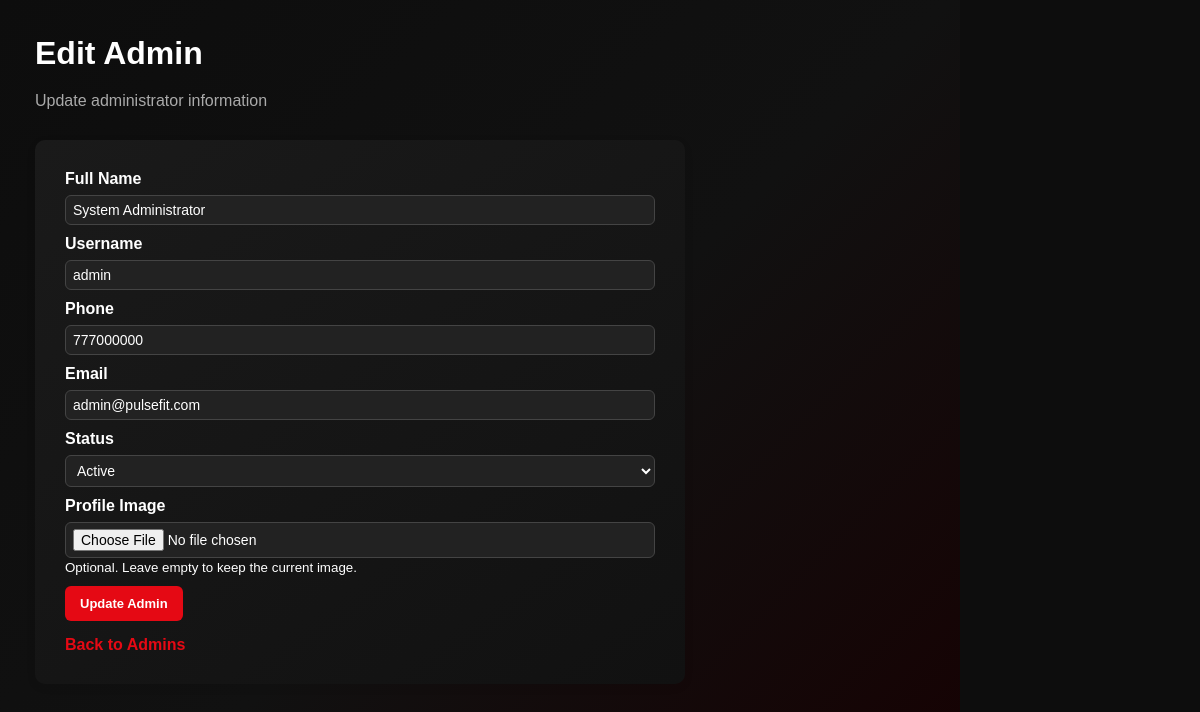
The page /pages/admin/super_admin/edit_admin.php?id=1 on the database its author committed.
### tables this page shows
CREATE TABLE `users` (
  `user_id` int(10) NOT NULL COMMENT 'pk',
  `full_name` varchar(100) NOT NULL,
  `username` varchar(50) NOT NULL,
  `password` varchar(255) NOT NULL,
  `role` varchar(20) NOT NULL,
  `profile_id` int(10) DEFAULT 4,
  `phone` varchar(20) NOT NULL,
  `email` varchar(100) NOT NULL,
  `status` varchar(20) NOT NULL,
  `image` varchar(255) DEFAULT NULL
);

### classes/BaseModel.php (called while the page is built, shortened)
<?php
require_once __DIR__ . "/../config/database.php";
class BaseModel
{
    protected $conn;
    public function __construct()
    {
        global $conn;
        $this->conn = $conn;
    }
    protected function fetchOne($sql, $types = "", ...$params)
    {
        $stmt = $this->conn->prepare($sql);
        if (!empty($types)) {
            $stmt->bind_param($types, ...$params);
        }
        if (!$stmt->execute()) {
            die("Execute failed: " . $stmt->error);
        }
        $result = $stmt->get_result();
        return $result->fetch_assoc();
    }
}

### classes/user.php (called while the page is built, shortened)
<?php
require_once __DIR__ . "/BaseModel.php";
class User extends BaseModel
{
    public function getById($user_id)
    {
        return $this->fetchOne(
            "SELECT
                users.*,
                profiles.profile_name
             FROM users
             LEFT JOIN profiles
                ON users.profile_id = profiles.profile_id
             WHERE users.user_id = ?",
            "i",
            $user_id
        );
    }
}

### pages/admin/super_admin/edit_admin.php (the view, shortened to what this page needs)
<?php
require_once __DIR__ . "/../../../classes/user.php";
$user = new User();
$user_id = (int) $_GET["id"];
$admin = $user->getById($user_id);
?>
<!DOCTYPE html>
<html lang="en">
<head>
    <link
        rel="stylesheet"
        href="../../../assets/css/style.css"
    >
</head>
<body>
<div class="main-content">
    <div class="dashboard-header">
        <h1>
            Edit Admin
        </h1>
        <p>
            Update administrator information
        </p>
    </div>
    <div class="form-container">
        <form
            method="POST"
            enctype="multipart/form-data"
        >
            <div class="form-group">
                <label for="full_name">
                    Full Name
                </label>
                <input
                    type="text"
                    id="full_name"
                    name="full_name"
                    required
                    value="<?= htmlspecialchars(
                        $_POST["full_name"]
                        ?? $admin["full_name"]
                    ) ?>"
                >
            </div>
            <div class="form-group">
                <label for="username">
                    Username
                </label>
                <input
                    type="text"
                    id="username"
                    name="username"
                    required
                    value="<?= htmlspecialchars(
                        $_POST["username"]
                        ?? $admin["username"]
                    ) ?>"
                >
            </div>
            <div class="form-group">
                <label for="phone">
                    Phone
                </label>
                <input
                    type="text"
                    id="phone"
                    name="phone"
                    required
                    value="<?= htmlspecialchars(
                        $_POST["phone"]
                        ?? $admin["phone"]
                    ) ?>"
                >
            </div>
            <div class="form-group">
                <label for="email">
                    Email
                </label>
                <input
                    type="email"
                    id="email"
                    name="email"
                    required
                    value="<?= htmlspecialchars(
                        $_POST["email"]
                        ?? $admin["email"]
                    ) ?>"
                >
            </div>
            <div class="form-group">
                <label for="status">
                    Status
                </label>
                <select
                    name="status"
                    id="status"
                    required
                >
                    <option
                        value="active"
                        <?= (
                            ($_POST["status"] ?? $admin["status"])
                            === "active"
                        ) ? "selected" : "" ?>
                    >
                        Active
                    </option>
                </select>
            </div>
            <div class="form-group">
                <label for="image">
                    Profile Image
                </label>
                <input
                    type="file"
                    id="image"
                    name="image"
                    accept=".jpg,.jpeg,.png,.webp"
                >
                <small>
                    Optional. Leave empty to keep the current image.
                </small>
            </div>
            <button
                type="submit"
                class="form-button"
            >
                Update Admin
            </button>
            <div>
                <a
                    href="admins.php"
                    class="back-link"
                >
                    Back to Admins
                </a>
            </div>
        </form>
    </div>
</div>
</body>
</html>

### rows shown on the page
users: full_name "System Administrator", username "admin", phone "777000000", email "admin@pulsefit.com", status "Active"
